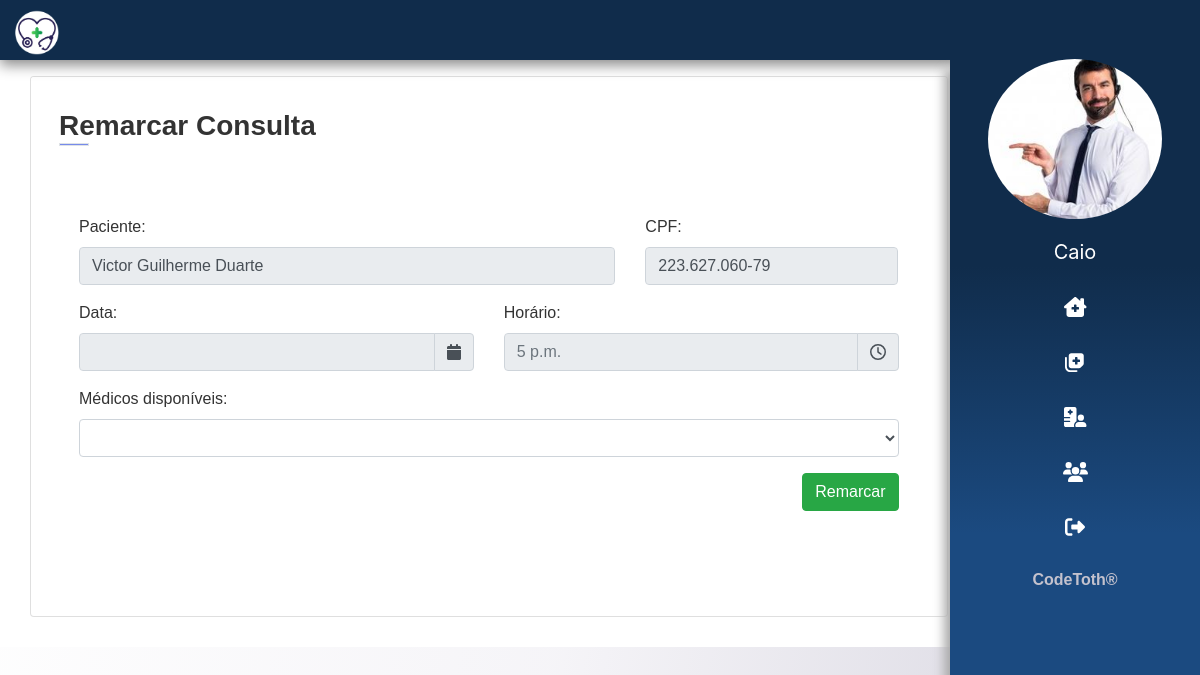
Screenshot of /consulta/editar/18 (signed in) with the database file from the repository.
### app/atendente/models.py (models this page shows)
class Atendente(models.Model):
    usuario = models.ForeignKey(User, on_delete=models.CASCADE)
    nome = models.CharField(max_length=150)
    sexo = models.CharField(max_length=1)
    data_nascimento = models.DateField()
    cpf = models.CharField(max_length=20, unique=True)
    rg = models.CharField(max_length=20, unique=True)
    email = models.EmailField()
    foto = models.ImageField(upload_to=f'fotos/{time.time()}', blank=True)
    ativo = models.BooleanField(default=True)

### app/consulta/models.py (models this page shows)
class Consulta(models.Model):
    data = models.DateField()
    hora = models.TimeField()
    medico = models.ForeignKey(Medico, on_delete=models.CASCADE)
    atendente = models.ForeignKey(Atendente, on_delete=models.CASCADE)
    paciente = models.ForeignKey(Paciente, on_delete=models.CASCADE)

### app/paciente/models.py (models this page shows)
class Paciente(models.Model):
    nome = models.CharField(max_length=200)
    sexo = models.CharField(max_length=1)
    data_nascimento = models.DateField()
    cpf = models.CharField(max_length=20, unique=True)
    rg = models.CharField(max_length=20, unique=True)
    carteira_convenio = models.CharField(max_length=30, unique=True)
    peso = models.FloatField()
    altura = models.FloatField()
    endereco = models.CharField(max_length=250)
    end_num = models.IntegerField()
    complemento = models.CharField(max_length=50, blank=True)
    email = models.CharField(max_length=50)
    telefone = models.CharField(max_length=14)
    celular = models.CharField(max_length=15)

### app/consulta/views.py (the view)
# urls.py: path('editar/<int:consulta_id>', editar, name='consulta-edit'),
def editar(request, consulta_id):
    dados = get_dados(request)
    dados['form'] = CadConsulta()
    try:
        dados['consulta'] = get_object_or_404(Consulta, id=consulta_id)
    except:
        pass
    return render(request, 'consulta/editar_consulta.html', dados)

### app/consulta/forms.py
class CadConsulta(forms.ModelForm):
	medico = forms.ChoiceField(label='Médicos disponíveis: ', required=True)
	paciente = forms.ChoiceField(label='Paciente: ', required=True)
	cpf = forms.CharField(label='CPF: ', required=True)
	class Meta:
		model = Consulta
		fields = ['cpf', 'paciente', 'data', 'hora', 'medico']
		labels = {'data':'Data:', 'medico':'Médicos :', 'hora':'Horário:', 'paciente':'Paciente:'}
		widgets = {
			'data': DatePicker(
				options={
				'minDate': 'moment',
				'daysOfWeekDisabled':[0, 6],
				'format':'L',
				'ignoreReadonly': True,
				},
				attrs={
				'readonly':'readonly',
                'append': 'fa fa-calendar',
                'icon_toggle': True,
				'class' : 'dt_hr',
            	}),
			'hora': TimePicker(
				options={
					'format':'LT',
					'enabledHours':[9, 10, 11, 12, 13, 14, 15, 16, 17],
					'stepping': 30,
					'defaultDate': '1970-01-01T14:56',
					'ignoreReadonly': True,
					},
				attrs={
					'readonly':'readonly',
					'input_toggle': True,
					'input_group': True,
					'append': 'far fa-clock',
					'class' : 'dt_hr',
				},),
		}

### templates/consulta/editar_consulta.html (shortened to what this page needs)
{% extends 'base.html' %}
{% load static %}
{% load widget_tweaks %}
{% block content %}
<main class="container-fluid">
  <section class="mx-auto">
    <section class="col-10 mt-y">
      <div class="row">
        <div class="container">
          <div class="card mt-y">
            <div class="info-section">
              <h3> Remarcar Consulta
                <div class="border"></div>
              </h3>
              <form id="form" class="formNovaConsulta p-5" action="{% url 'salvar_alteracao' %}" method="POST">
                <div class="row">
                  <div class="form-group col-8">
                    <label for="paciente">Paciente:</label>
                    <input class="form-control" type="text" name="paciente" id="paciente"
                      value="{{consulta.paciente.nome}}" placeholder="Paciente..." readonly>
                  </div>
                  <div class="form-group col-4">
                    <label for="cpf">CPF:</label>
                    <input class="form-control" type="text" name="cpf" id="cpf" value="{{consulta.paciente.cpf}}"
                      readonly>
                  </div>
                </div>
                <div class="row">
                  <div class="form-group col-6">
                    <label for="id_data">Data:</label>
                    <div class="input-group" id="div_id_data" data-target-input="nearest">
                      <input type="text" name="data" - readonly="readonly"
                        class="form-control datetimepicker-input dt_hr" required="True" id="id_data"
                        data-toggle="datetimepicker" data-target="#id_data">
                      <div class="input-group-append" data-target="#id_data" data-toggle="datetimepicker">
                        <div class="input-group-text"><i class="fa fa-calendar"></i></div>
                      </div>
                    </div>
                  </div>
                  <div class="form-group col-6">
                    <label for="id_hora">Horário:</label>
                    <div class="input-group" id="div_id_hora" data-target-input="nearest">
                      <input type="text" name="hora" placeholder="{{consulta.hora}}" readonly="readonly"
                        class="form-control datetimepicker-input dt_hr" required="True" id="id_hora"
                        data-toggle="datetimepicker" data-target="#id_hora">
                      <div class="input-group-append" data-target="#id_hora" data-toggle="datetimepicker">
                        <div class="input-group-text"><i class="far fa-clock"></i></div>
                      </div>
                    </div>
                  </div>
                </div>
                <div class="form-group">
                  <label for="medicos">Médicos disponíveis:</label>
                  <select class="form-control" id="id_medico" name="medico" required>
                  </select>
                </div>
                <input type="submit" value="Remarcar" class="btn btn-success mb-5" style="float: right;">
              </form>
            </div>
          </div>
        </div>
      </div>
    </section>
  </section>
</main>
{% endblock%}

### templates/partials/_sidebar.html (shortened to what this page needs)
{% load static %}
<div class="sidebar d-print-none">
    <div class="mb-2">
        {% if usuario.foto.url is not None %}
        <img src="{{ usuario.foto.url }}" class="img-fluid  mx-auto d-block" alt="">
        {% else %}
        <img src="{% static 'images/foto.jpg' %}" class="img-fluid  mx-auto d-block" alt="">
        {% endif %}
    </div>
    <ul>
        <a href="{% url 'edit-user' request.user.id %}"class="func_menu" ><li style="text-transform: capitalize;"> <i> {{ usuario.nome}} </i><span class="dNone"> Dados Pessoais </span></li></a>
        <a href="{% url 'dashboard' %}" class="func_menu"> <li> <i class="fas fa-clinic-medical"></i> <span class="dNone"> Página principal </span></li></a>
        <a href="{% url 'consultas' %}" class="func_menu"> <li> <i class="fas fa-notes-medical"></i>  <span class="dNone"> Consultas </span> </li></a>
        <a href="{% url 'pacientes' %}" class="func_menu"> <li> <i class="fas fa-hospital-user"></i></i>  <span class="dNone">  Pacientes  </span></li></a>
        {% if tipo == 2 %}
        <a href="{% url 'usuarios' %}" class="func_menu"> <li> <i class="fas fa-users"></i></i>  <span class="dNone">  Usuários  </span></li></a>
        {% endif %}
        <a href="{% url 'logout' %}" class="func_menu"><li><i class="fas fa-sign-out-alt"></i>  <span class="dNone"> Sair </span>  </li></a>
    </ul>
    <div class="text-center pb-3" style="font-weight: bolder;width: 100%;color: #C4C2CD;font-family: 'Play', sans-serif; ">
        <span>CodeToth&#174;</span>
    </div>
</div>

### static/css/app.css (style rules this page uses)
.container-fluid { padding-right: 3em!important; }
body { background-attachment: fixed; background-size: cover; background-image: linear-gradient(100deg,rgba(255, 255, 255, .5), rgba(236, 234, 241, .5), rgba(213, 211, 222, 1.5)); }
input { border: 2px solid currentcolor; }
.mt-y { margin-top: 2rem !important; }
.card { width: 100%; overflow: auto; font-family: "montserrat", sans-serif; padding-bottom: 5%; margin-bottom: 2%; }
.info-section { color: #333; background-color: #ffff; padding: .725em 0; }
.info-section > h3 { margin: .75em 1em; font-weight: 800; text-transform: capitalize; }
.border { width: 30px; height: 3px; background: #778beb; left: 0; bottom: -6px; }
.sidebar img { border-radius: 100% !important; height: 160px !important; }
.sidebar { right: 0; top: 3.7rem !important; bottom: 0; width: 250px; background-image: linear-gradient( #102c4b,#102c4b,#1B4A80 , #1B4A80); box-shadow: -5px 12px 10px 1px #aaaaaa; background-attachment: fixed; overflow: hidden; transition: 0.8s all; height: 100% !important; position: fixed; z-index: 1030 !important; }
.sidebar ul li, a { list-style: none; }
.sidebar ul li { margin-top: 5px; padding: .5em; text-decoration: none; color: rgb(255, 255, 255); width: 100%; font-size: 20px; text-align: center; display: block; transition: 0.6s all; }

### rows the page displays
Atendente: foto (picture), nome "Caio"
Consulta: paciente "Victor Guilherme Duarte", cpf "223.627.060-79", hora "5 p.m."
